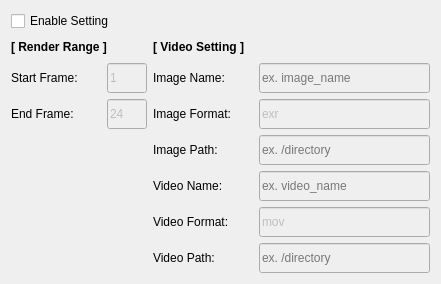
     <widget class="QWidget" name="layoutWidget_6">
      <property name="geometry">
       <rect>
        <x>10</x>
        <y>110</y>
        <width>441</width>
        <height>270</height>
       </rect>
      </property>
      <layout class="QGridLayout" name="renderLayout_4">
       <item row="5" column="2">
        <widget class="QLabel" name="label_vid_name">
         <property name="sizePolicy">
          <sizepolicy hsizetype="Preferred" vsizetype="Preferred">
           <horstretch>0</horstretch>
           <verstretch>0</verstretch>
          </sizepolicy>
         </property>
         <property name="minimumSize">
          <size>
           <width>0</width>
           <height>30</height>
          </size>
         </property>
         <property name="maximumSize">
          <size>
           <width>100</width>
           <height>16777215</height>
          </size>
         </property>
         <property name="sizeIncrement">
          <size>
           <width>100</width>
           <height>25</height>
          </size>
         </property>
         <property name="baseSize">
          <size>
           <width>100</width>
           <height>25</height>
          </size>
         </property>
         <property name="text">
          <string>Video Name:</string>
         </property>
        </widget>
       </item>
       <item row="3" column="2">
        <widget class="QLabel" name="label_img_format">
         <property name="sizePolicy">
          <sizepolicy hsizetype="Preferred" vsizetype="Preferred">
           <horstretch>0</horstretch>
           <verstretch>0</verstretch>
          </sizepolicy>
         </property>
         <property name="minimumSize">
          <size>
           <width>0</width>
           <height>30</height>
          </size>
         </property>
         <property name="maximumSize">
          <size>
           <width>100</width>
           <height>16777215</height>
          </size>
         </property>
         <property name="sizeIncrement">
          <size>
           <width>100</width>
           <height>25</height>
          </size>
         </property>
         <property name="baseSize">
          <size>
           <width>100</width>
           <height>25</height>
          </size>
         </property>
         <property name="text">
          <string>Image Format:</string>
         </property>
        </widget>
       </item>
       <item row="2" column="0">
        <widget class="QLabel" name="label_mesh_start_frame">
         <property name="sizePolicy">
          <sizepolicy hsizetype="Preferred" vsizetype="Preferred">
           <horstretch>0</horstretch>
           <verstretch>0</verstretch>
          </sizepolicy>
         </property>
         <property name="minimumSize">
          <size>
           <width>0</width>
           <height>30</height>
          </size>
         </property>
         <property name="maximumSize">
          <size>
           <width>90</width>
           <height>16777215</height>
          </size>
         </property>
         <property name="baseSize">
          <size>
           <width>90</width>
           <height>25</height>
          </size>
         </property>
         <property name="text">
          <string>Start Frame:</string>
         </property>
        </widget>
       </item>
       <item row="7" column="2">
        <widget class="QLabel" name="label_vid_path">
         <property name="sizePolicy">
          <sizepolicy hsizetype="Preferred" vsizetype="Preferred">
           <horstretch>0</horstretch>
           <verstretch>0</verstretch>
          </sizepolicy>
         </property>
         <property name="minimumSize">
          <size>
           <width>0</width>
           <height>30</height>
          </size>
         </property>
         <property name="maximumSize">
          <size>
           <width>100</width>
           <height>16777215</height>
          </size>
         </property>
         <property name="sizeIncrement">
          <size>
           <width>100</width>
           <height>25</height>
          </size>
         </property>
         <property name="baseSize">
          <size>
           <width>100</width>
           <height>25</height>
          </size>
         </property>
         <property name="text">
          <string>Video Path: </string>
         </property>
        </widget>
       </item>
       <item row="3" column="0">
        <widget class="QLabel" name="label_mesh_end_frame">
         <property name="sizePolicy">
          <sizepolicy hsizetype="Preferred" vsizetype="Preferred">
           <horstretch>0</horstretch>
           <verstretch>0</verstretch>
          </sizepolicy>
         </property>
         <property name="minimumSize">
          <size>
           <width>0</width>
           <height>30</height>
          </size>
         </property>
         <property name="maximumSize">
          <size>
           <width>90</width>
           <height>16777215</height>
          </size>
         </property>
         <property name="baseSize">
          <size>
           <width>90</width>
           <height>25</height>
          </size>
         </property>
         <property name="text">
          <string>End Frame:</string>
         </property>
        </widget>
       </item>
       <item row="0" column="0" colspan="2">
        <widget class="QCheckBox" name="checkBox_change_setting">
         <property name="enabled">
          <bool>true</bool>
         </property>
         <property name="maximumSize">
          <size>
           <width>16777215</width>
           <height>16777215</height>
          </size>
         </property>
         <property name="text">
          <string>Enable Setting</string>
         </property>
        </widget>
       </item>
       <item row="4" column="2">
        <widget class="QLabel" name="label_img_path">
         <property name="sizePolicy">
          <sizepolicy hsizetype="Preferred" vsizetype="Preferred">
           <horstretch>0</horstretch>
           <verstretch>0</verstretch>
          </sizepolicy>
         </property>
         <property name="minimumSize">
          <size>
           <width>0</width>
           <height>30</height>
          </size>
         </property>
         <property name="maximumSize">
          <size>
           <width>100</width>
           <height>16777215</height>
          </size>
         </property>
         <property name="sizeIncrement">
          <size>
           <width>100</width>
           <height>25</height>
          </size>
         </property>
         <property name="baseSize">
          <size>
           <width>100</width>
           <height>25</height>
          </size>
         </property>
         <property name="text">
          <string>Image Path: </string>
         </property>
        </widget>
       </item>
       <item row="2" column="1">
        <widget class="QLineEdit" name="lineEdit_mesh_start_frame">
         <property name="enabled">
          <bool>false</bool>
         </property>
         <property name="sizePolicy">
          <sizepolicy hsizetype="Preferred" vsizetype="Preferred">
           <horstretch>0</horstretch>
           <verstretch>0</verstretch>
          </sizepolicy>
         </property>
         <property name="minimumSize">
          <size>
           <width>0</width>
           <height>30</height>
          </size>
         </property>
         <property name="maximumSize">
          <size>
           <width>40</width>
           <height>16777215</height>
          </size>
         </property>
         <property name="baseSize">
          <size>
           <width>60</width>
           <height>25</height>
          </size>
         </property>
         <property name="text">
          <string>1</string>
         </property>
         <property name="placeholderText">
          <string>1</string>
         </property>
        </widget>
       </item>
       <item row="3" column="1">
        <widget class="QLineEdit" name="lineEdit_mesh_end_frame">
         <property name="enabled">
          <bool>false</bool>
         </property>
         <property name="sizePolicy">
          <sizepolicy hsizetype="Preferred" vsizetype="Preferred">
           <horstretch>0</horstretch>
           <verstretch>0</verstretch>
          </sizepolicy>
         </property>
         <property name="minimumSize">
          <size>
           <width>0</width>
           <height>30</height>
          </size>
         </property>
         <property name="maximumSize">
          <size>
           <width>40</width>
           <height>16777215</height>
          </size>
         </property>
         <property name="baseSize">
          <size>
           <width>60</width>
           <height>25</height>
          </size>
         </property>
         <property name="text">
          <string>24</string>
         </property>
         <property name="placeholderText">
          <string>24</string>
         </property>
        </widget>
       </item>
       <item row="6" column="3">
        <widget class="QLineEdit" name="lineEdit_vid_format">
         <property name="enabled">
          <bool>false</bool>
         </property>
         <property name="sizePolicy">
          <sizepolicy hsizetype="Preferred" vsizetype="Preferred">
           <horstretch>0</horstretch>
           <verstretch>0</verstretch>
          </sizepolicy>
         </property>
         <property name="minimumSize">
          <size>
           <width>0</width>
           <height>30</height>
          </size>
         </property>
         <property name="maximumSize">
          <size>
           <width>16777215</width>
           <height>16777215</height>
          </size>
         </property>
         <property name="sizeIncrement">
          <size>
           <width>100</width>
           <height>25</height>
          </size>
         </property>
         <property name="baseSize">
          <size>
           <width>100</width>
           <height>25</height>
          </size>
         </property>
         <property name="text">
          <string>mov</string>
         </property>
         <property name="placeholderText">
          <string>ex. mov</string>
         </property>
        </widget>
       </item>
       <item row="1" column="2" colspan="2">
        <widget class="QLabel" name="label_video_setting">
         <property name="sizePolicy">
          <sizepolicy hsizetype="Preferred" vsizetype="Preferred">
           <horstretch>0</horstretch>
           <verstretch>0</verstretch>
          </sizepolicy>
         </property>
         <property name="minimumSize">
          <size>
           <width>0</width>
           <height>20</height>
          </size>
         </property>
         <property name="maximumSize">
          <size>
           <width>16777215</width>
           <height>16777215</height>
          </size>
         </property>
         <property name="baseSize">
          <size>
           <width>190</width>
           <height>25</height>
          </size>
         </property>
         <property name="font">
          <font>
           <weight>75</weight>
           <bold>true</bold>
          </font>
         </property>
         <property name="text">
          <string>[ Video Setting ]</string>
         </property>
         <property name="alignment">
          <set>Qt::AlignLeading|Qt::AlignLeft|Qt::AlignVCenter</set>
         </property>
        </widget>
       </item>
       <item row="6" column="2">
        <widget class="QLabel" name="label_vid_format">
         <property name="sizePolicy">
          <sizepolicy hsizetype="Preferred" vsizetype="Preferred">
           <horstretch>0</horstretch>
           <verstretch>0</verstretch>
          </sizepolicy>
         </property>
         <property name="minimumSize">
          <size>
           <width>0</width>
           <height>30</height>
          </size>
         </property>
         <property name="maximumSize">
          <size>
           <width>100</width>
           <height>16777215</height>
          </size>
         </property>
         <property name="sizeIncrement">
          <size>
           <width>100</width>
           <height>25</height>
          </size>
         </property>
         <property name="baseSize">
          <size>
           <width>100</width>
           <height>25</height>
          </size>
         </property>
         <property name="text">
          <string>Video Format:</string>
         </property>
        </widget>
       </item>
       <item row="7" column="3">
        <widget class="QLineEdit" name="lineEdit_vid_path">
         <property name="enabled">
          <bool>false</bool>
         </property>
         <property name="sizePolicy">
          <sizepolicy hsizetype="Preferred" vsizetype="Preferred">
           <horstretch>0</horstretch>
           <verstretch>0</verstretch>
          </sizepolicy>
         </property>
         <property name="minimumSize">
          <size>
           <width>0</width>
           <height>30</height>
          </size>
         </property>
         <property name="maximumSize">
          <size>
           <width>16777215</width>
           <height>16777215</height>
          </size>
         </property>
         <property name="sizeIncrement">
          <size>
           <width>100</width>
           <height>25</height>
          </size>
         </property>
         <property name="baseSize">
          <size>
           <width>100</width>
           <height>25</height>
          </size>
         </property>
         <property name="text">
          <string/>
         </property>
         <property name="placeholderText">
          <string>ex. /directory</string>
         </property>
        </widget>
       </item>
       <item row="2" column="2">
        <widget class="QLabel" name="label_img_name">
         <property name="sizePolicy">
          <sizepolicy hsizetype="Preferred" vsizetype="Preferred">
           <horstretch>0</horstretch>
           <verstretch>0</verstretch>
          </sizepolicy>
         </property>
         <property name="minimumSize">
          <size>
           <width>0</width>
           <height>30</height>
          </size>
         </property>
         <property name="maximumSize">
          <size>
           <width>100</width>
           <height>16777215</height>
          </size>
         </property>
         <property name="sizeIncrement">
          <size>
           <width>100</width>
           <height>25</height>
          </size>
         </property>
         <property name="baseSize">
          <size>
           <width>100</width>
           <height>25</height>
          </size>
         </property>
         <property name="text">
          <string>Image Name:</string>
         </property>
        </widget>
       </item>
       <item row="5" column="3">
        <widget class="QLineEdit" name="lineEdit_vid_name">
         <property name="enabled">
          <bool>false</bool>
         </property>
         <property name="sizePolicy">
          <sizepolicy hsizetype="Preferred" vsizetype="Preferred">
           <horstretch>0</horstretch>
           <verstretch>0</verstretch>
          </sizepolicy>
         </property>
         <property name="minimumSize">
          <size>
           <width>0</width>
           <height>30</height>
          </size>
         </property>
         <property name="maximumSize">
          <size>
           <width>16777215</width>
           <height>16777215</height>
          </size>
         </property>
         <property name="sizeIncrement">
          <size>
           <width>100</width>
           <height>25</height>
          </size>
         </property>
         <property name="baseSize">
          <size>
           <width>100</width>
           <height>25</height>
          </size>
         </property>
         <property name="text">
          <string/>
         </property>
         <property name="placeholderText">
          <string>ex. video_name</string>
         </property>
        </widget>
       </item>
       <item row="4" column="3">
        <widget class="QLineEdit" name="lineEdit_img_path">
         <property name="enabled">
          <bool>false</bool>
         </property>
         <property name="sizePolicy">
          <sizepolicy hsizetype="Preferred" vsizetype="Preferred">
           <horstretch>0</horstretch>
           <verstretch>0</verstretch>
          </sizepolicy>
         </property>
         <property name="minimumSize">
          <size>
           <width>0</width>
           <height>30</height>
          </size>
         </property>
         <property name="maximumSize">
          <size>
           <width>16777215</width>
           <height>16777215</height>
          </size>
         </property>
         <property name="sizeIncrement">
          <size>
           <width>100</width>
           <height>25</height>
          </size>
         </property>
         <property name="baseSize">
          <size>
           <width>100</width>
           <height>25</height>
          </size>
         </property>
         <property name="text">
          <string/>
         </property>
         <property name="placeholderText">
          <string>ex. /directory</string>
         </property>
        </widget>
       </item>
       <item row="3" column="3">
        <widget class="QLineEdit" name="lineEdit_img_format">
         <property name="enabled">
          <bool>false</bool>
         </property>
         <property name="sizePolicy">
          <sizepolicy hsizetype="Preferred" vsizetype="Preferred">
           <horstretch>0</horstretch>
           <verstretch>0</verstretch>
          </sizepolicy>
         </property>
         <property name="minimumSize">
          <size>
           <width>0</width>
           <height>30</height>
          </size>
         </property>
         <property name="maximumSize">
          <size>
           <width>16777215</width>
           <height>16777215</height>
          </size>
         </property>
         <property name="sizeIncrement">
          <size>
           <width>100</width>
           <height>25</height>
          </size>
         </property>
         <property name="baseSize">
          <size>
           <width>100</width>
           <height>25</height>
          </size>
         </property>
         <property name="text">
          <string>exr</string>
         </property>
         <property name="placeholderText">
          <string>ex. exr</string>
         </property>
        </widget>
       </item>
       <item row="2" column="3">
        <widget class="QLineEdit" name="lineEdit_img_name">
         <property name="enabled">
          <bool>false</bool>
         </property>
         <property name="sizePolicy">
          <sizepolicy hsizetype="Preferred" vsizetype="Preferred">
           <horstretch>0</horstretch>
           <verstretch>0</verstretch>
          </sizepolicy>
         </property>
         <property name="minimumSize">
          <size>
           <width>0</width>
           <height>30</height>
          </size>
         </property>
         <property name="maximumSize">
          <size>
           <width>16777215</width>
           <height>16777215</height>
          </size>
         </property>
         <property name="sizeIncrement">
          <size>
           <width>100</width>
           <height>25</height>
          </size>
         </property>
         <property name="baseSize">
          <size>
           <width>100</width>
           <height>25</height>
          </size>
         </property>
         <property name="text">
          <string/>
         </property>
         <property name="placeholderText">
          <string>ex. image_name</string>
         </property>
        </widget>
       </item>
       <item row="1" column="0" colspan="2">
        <widget class="QLabel" name="label_mesh">
         <property name="sizePolicy">
          <sizepolicy hsizetype="Preferred" vsizetype="Preferred">
           <horstretch>0</horstretch>
           <verstretch>0</verstretch>
          </sizepolicy>
         </property>
         <property name="minimumSize">
          <size>
           <width>0</width>
           <height>20</height>
          </size>
         </property>
         <property name="maximumSize">
          <size>
           <width>16777215</width>
           <height>16777215</height>
          </size>
         </property>
         <property name="baseSize">
          <size>
           <width>150</width>
           <height>25</height>
          </size>
         </property>
         <property name="font">
          <font>
           <weight>75</weight>
           <bold>true</bold>
          </font>
         </property>
         <property name="text">
          <string>[ Render Range ]</string>
         </property>
         <property name="alignment">
          <set>Qt::AlignLeading|Qt::AlignLeft|Qt::AlignVCenter</set>
         </property>
        </widget>
       </item>
      </layout>
     </widget>
